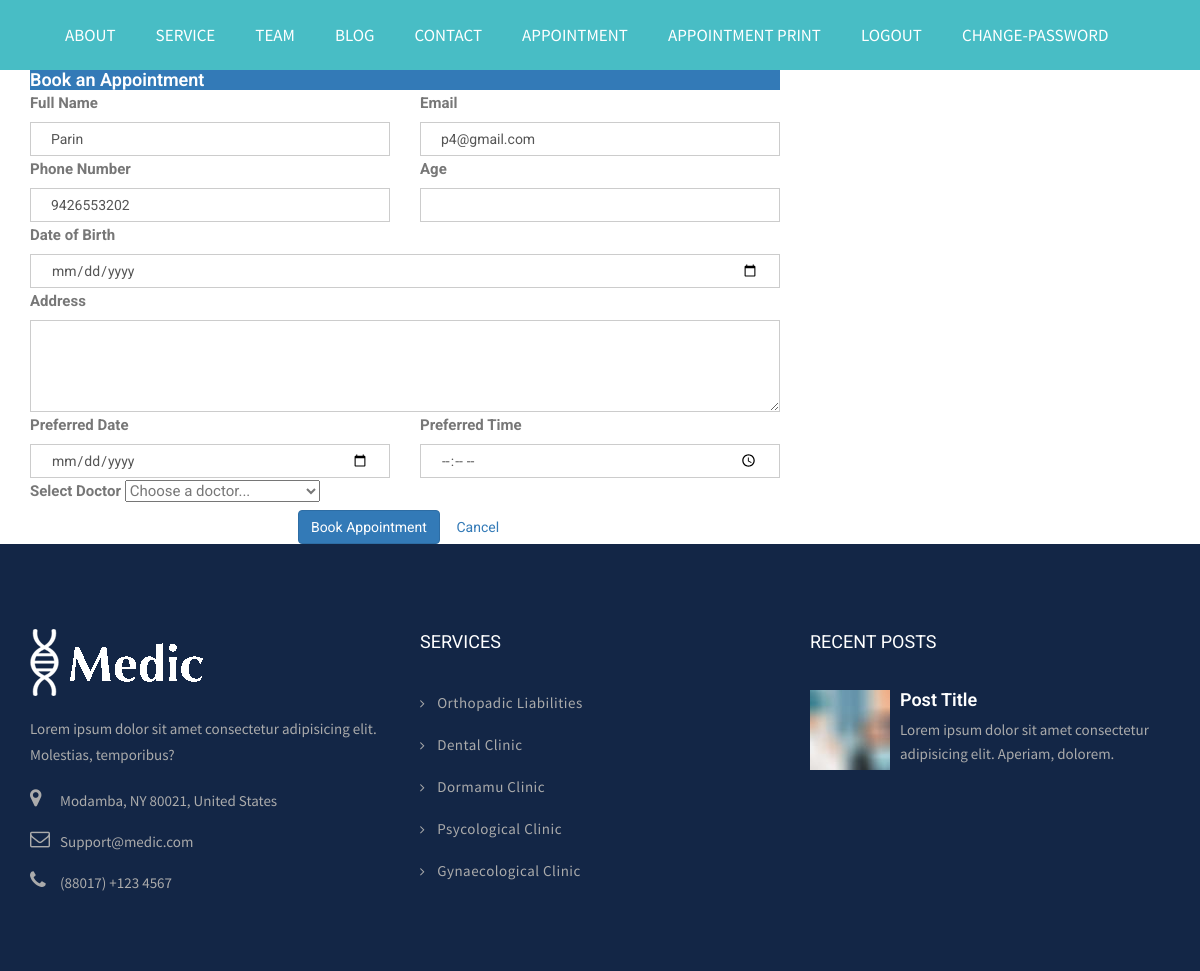
Page /appointment/ (signed in) on the committed database.
### myapp/models.py (models this page shows, shortened)
class User(models.Model):
    USER_TYPE_CHOICES = [
        ('Patient', 'Patient'),
        ('Doctor', 'Doctor'),
    ]
    name = models.CharField(max_length=30)
    email = models.EmailField(unique=True)
    mobile = models.BigIntegerField()
    password = models.CharField(max_length=128)  # Increased length for hashed password
    usertype = models.CharField(max_length=20, choices=USER_TYPE_CHOICES, default="Patient")
    profile = models.ImageField(upload_to='profiles/', null=True, blank=True)

### myapp/views.py (the view, shortened to what this page needs)
# urls.py: path('appointment/', views.appointment, name='appointment'),
def appointment(request):
    if 'email' not in request.session:
        messages.error(request, "Please login to book an appointment!")
        return redirect('login')
    try:
        doctors = Add.objects.all()
        user = User.objects.get(email=request.session['email'])
        context = {
            'doctors': doctors,
            'user': user
        }
        return render(request, 'appointment.html', context)
    except Exception as e:
        messages.error(request, f"Error loading doctors: {str(e)}")
        return redirect('index')

### myapp/templates/appointment.html (shortened to what this page needs)
{% extends 'header.html' %}
{% load static %}
{% block content %}
<div class="container py-5">
    <div class="row justify-content-center">
        <div class="col-md-8">
            <div class="card shadow">
                <div class="card-header bg-primary text-white">
                    <h4 class="mb-0">Book an Appointment</h4>
                </div>
                <div class="card-body">
                    <form method="POST" action="{% url 'appointment' %}">
                        <div class="row">
                            <div class="col-md-6 mb-3">
                                <label for="name" class="form-label">Full Name</label>
                                <input type="text" class="form-control" id="name" name="name" value="{{ user.name|default:'' }}" required>
                            </div>
                            <div class="col-md-6 mb-3">
                                <label for="email" class="form-label">Email</label>
                                <input type="email" class="form-control" id="email" name="email" value="{{ user.email|default:'' }}" required>
                            </div>
                        </div>
                        <div class="row">
                            <div class="col-md-6 mb-3">
                                <label for="phone" class="form-label">Phone Number</label>
                                <input type="tel" class="form-control" id="phone" name="phone" value="{{ user.mobile|default:'' }}" required>
                            </div>
                            <div class="col-md-6 mb-3">
                                <label for="age" class="form-label">Age</label>
                                <input type="number" class="form-control" id="age" name="age" min="0" max="120" required>
                            </div>
                        </div>
                        <div class="mb-3">
                            <label for="date_of_birth" class="form-label">Date of Birth</label>
                            <input type="date" class="form-control" id="date_of_birth" name="date_of_birth" required>
                        </div>
                        <div class="mb-3">
                            <label for="address" class="form-label">Address</label>
                            <textarea class="form-control" id="address" name="address" rows="3" required></textarea>
                        </div>
                        <div class="row">
                            <div class="col-md-6 mb-3">
                                <label for="date" class="form-label">Preferred Date</label>
                                <input type="date" class="form-control" id="date" name="date" required>
                            </div>
                            <div class="col-md-6 mb-3">
                                <label for="time" class="form-label">Preferred Time</label>
                                <input type="time" class="form-control" id="time" name="time" required>
                            </div>
                        </div>
                        <div class="mb-3">
                            <label for="doctor" class="form-label">Select Doctor</label>
                            <select class="form-select" id="doctor" name="doctor" required>
                                <option value="">Choose a doctor...</option>
                            </select>
                        </div>
                        <div class="text-center">
                            <button type="submit" class="btn btn-primary">Book Appointment</button>
                            <a href="{% url 'appointment' %}" class="btn btn-secondary ms-2">Cancel</a>
                        </div>
                    </form>
                </div>
            </div>
        </div>
    </div>
</div>
{% endblock %}

### myapp/static/css/style.css (style rules this page uses)
body { line-height: 1.4; font-family: "Source Sans Pro", sans-serif; -webkit-font-smoothing: antialiased; }
h1, h2, h3, h4, h5, h6 { font-family: "Roboto", sans-serif; font-weight: 600; }
body { font-size: 15px; color: #777777; line-height: 1.8em; font-weight: 400; background: #ffffff; background-size: cover; background-repeat: no-repeat; background-position: center top; -webkit-font-smoothing: antialiased; font-family: "Roboto", sans-serif; }
a { text-decoration: none; cursor: pointer; }
h1, h2, h3, h4, h5, h6 { margin: 0px; }
input, button, select, textarea { font-family: "Roboto", sans-serif; }
.form-control { box-shadow: none; border-radius: 0; padding: 15px 20px; font-size: 14px; }

### rows in the picture
User: name "Parin", email "p4@gmail.com", phone "9426553202"
